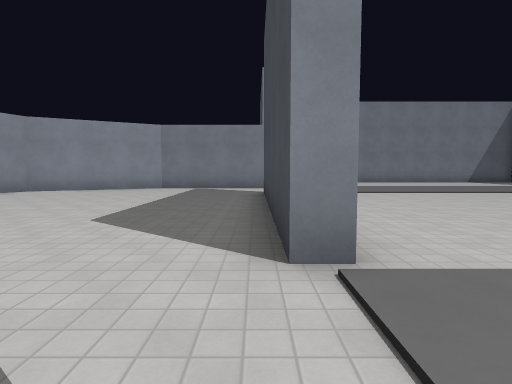
View 1 (above)

16 first-person views from a walk through a 3-D level made in the Godot game engine. The camera is 1.4 m above the floor, tilts 4° down and sees 80° across. The floor is counted in squares, 2 m on a side. Each view is taken from the middle of a square. On the plan, view 1 faces up. The plan holds only what a view shows up to about 10 squares ahead; the rest is blank. The place goes on beyond the plan. Surface patterns are stand-ins for the level's own textures.

View 2
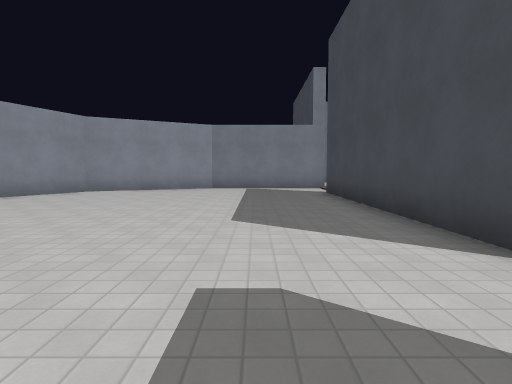

View 3
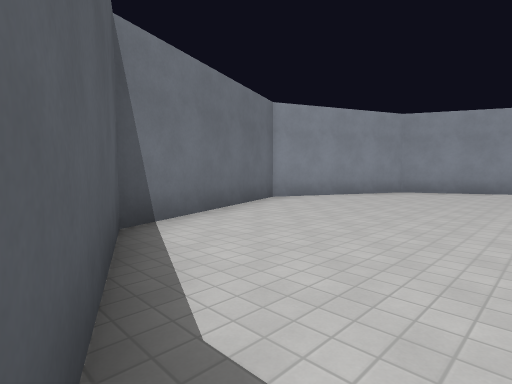

View 4
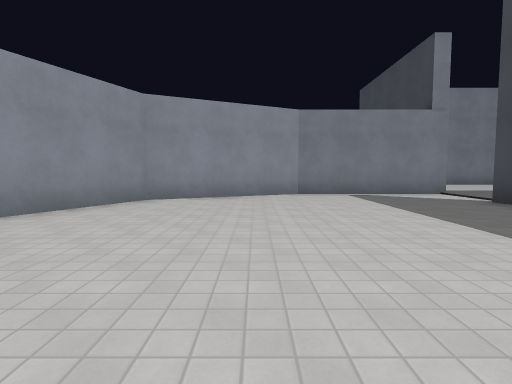

View 5
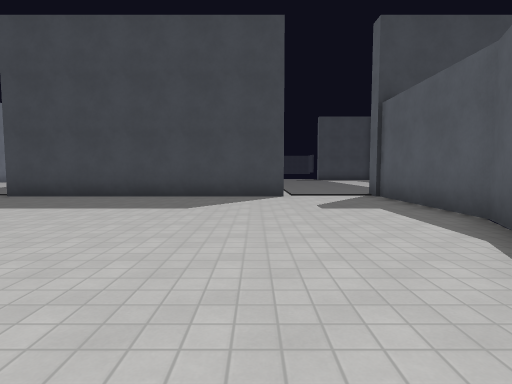

View 6
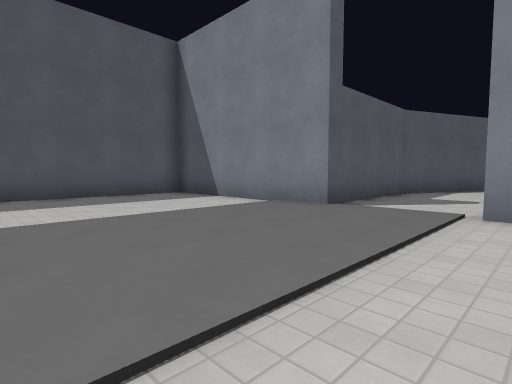

View 7
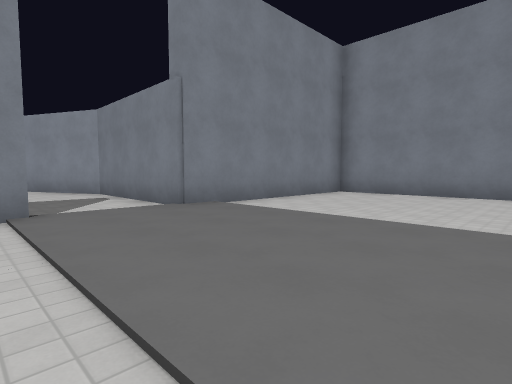

View 8
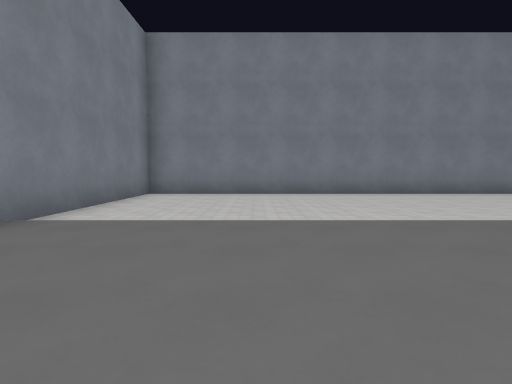

View 9
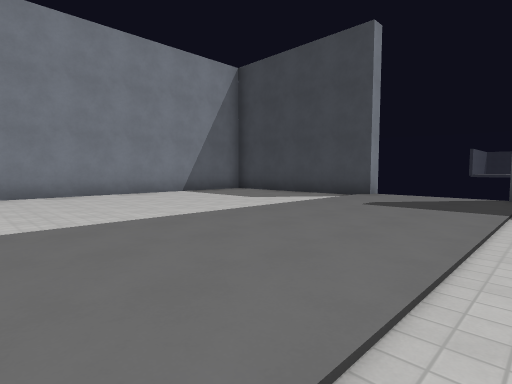

View 10
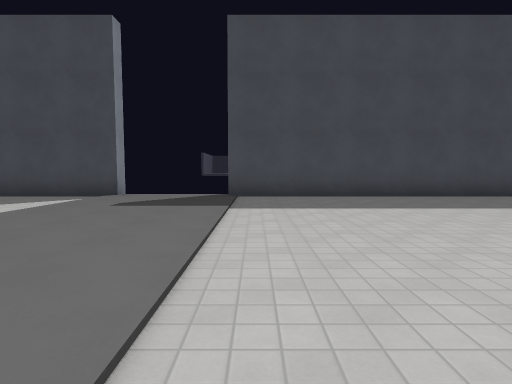

View 11
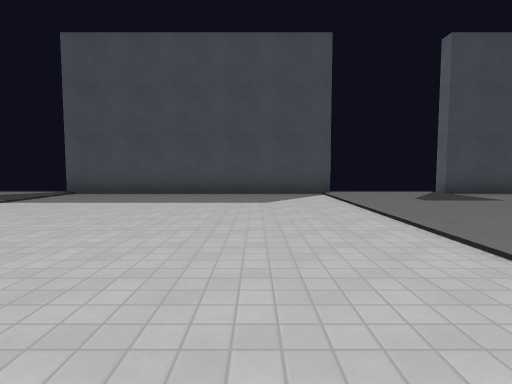

View 12
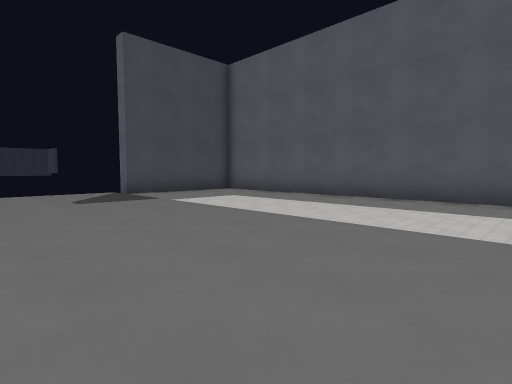

View 13
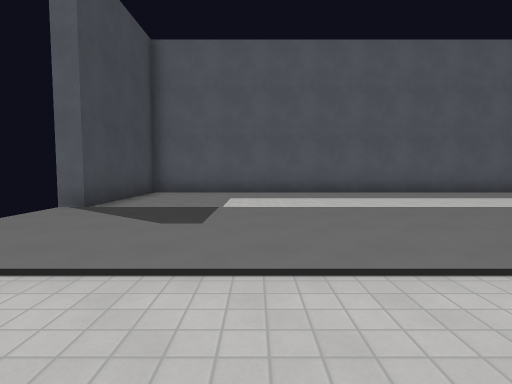

View 14
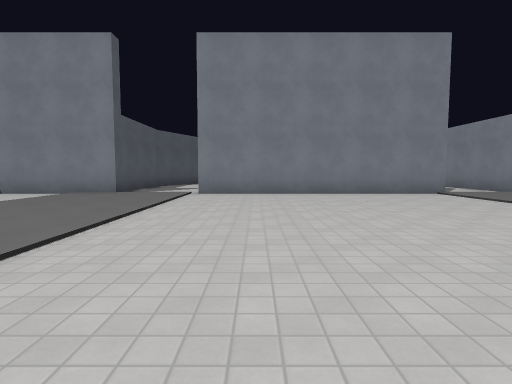

View 15
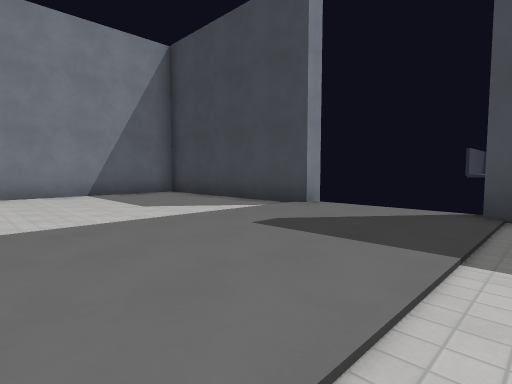

View 16
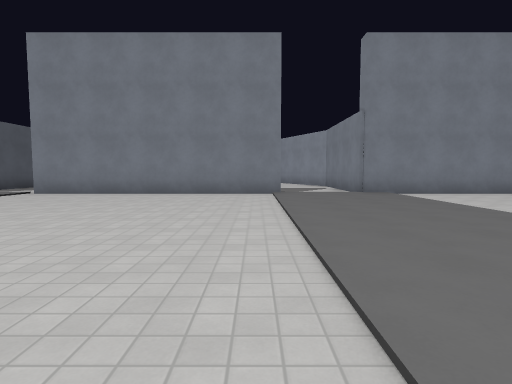

### Floor plan
Points are (right, up) in squares from view 1. A wall is a line through its corners. A room is listed if a view was taken in it or the views show most of it. See-through windows are left out.
Room 1 (views 1, 2, 3, 4, 5)
walls: (0.8, 2.2) (0.3, 2.2) (0.3, 9.8); (0.8, 12.1) (-3.7, 12.1) (-7.6, 10.3) (-9.5, 6.1) (-7.7, 1.4) (-3.6, -0.4) (0.8, -0.4)
ways out: opening at (1, 1) to room 2; opening at (1, 11) to room 2
Room 2 (views 6, 7, 8, 9, 10, 11, 12, 13, 14, 15, 16)
walls: (0.8, 9.9) (0.8, 2.2); (15.3, 1.6) (15.3, 9.7); (15.9, 12.7) (15.3, 12.7) (15.3, 18); (0.8, -0.4) (0.8, -5.8) (15.3, -5.8) (15.3, -1.8) (15.8, -1.8); (15, 18.2) (0.8, 18.2) (0.8, 12.1)
ways out: opening at (1, 1) to room 1; opening at (1, 11) to room 1; gap at (16, -2); gap at (16, 2); gap at (16, 13)

Where each view was taken, in squares from view 1:
view 1: 0 up, 0 right, facing up
view 2: 0 up, 2 left, facing up
view 3: 0 up, 4 left, facing up-left
view 4: 3 up, 5 left, facing up
view 5: 3 up, 8 left, facing right
view 6: 3 up, 6 right, facing down-left
view 7: 9 up, 6 right, facing up-left
view 8: 9 up, 4 right, facing up
view 9: 9 up, 7 right, facing up-right
view 10: 9 up, 7 right, facing right
view 11: 4 up, 6 right, facing right
view 12: 2 up, 6 right, facing down-right
view 13: 4 up, 12 right, facing down
view 14: 4 up, 10 right, facing left
view 15: 9 up, 10 right, facing up-right
view 16: 9 up, 10 right, facing left
